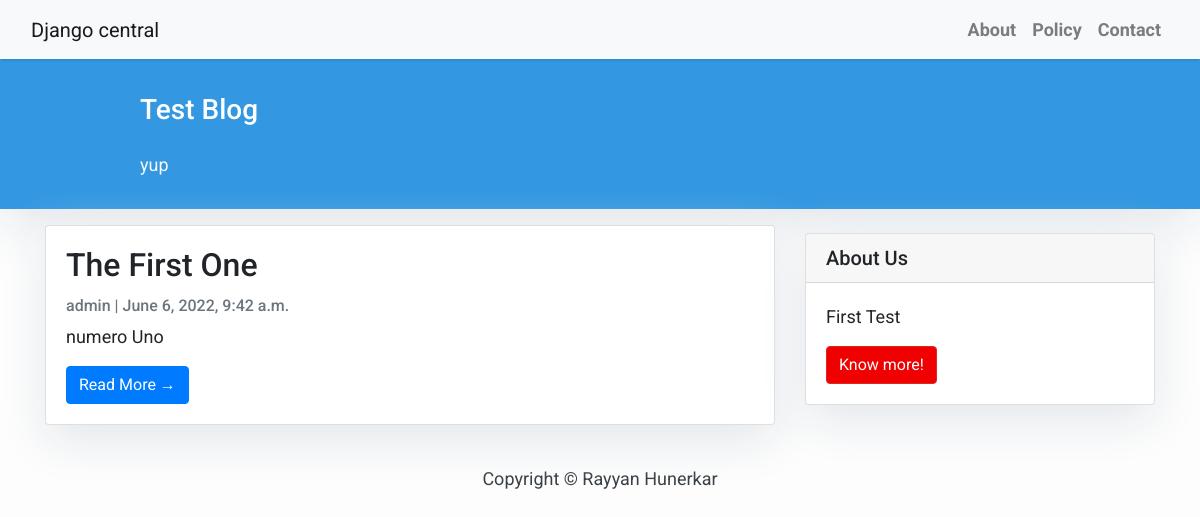
The page / on the database its author committed.
### blog/models.py (models this page shows, shortened)
class Post(models.Model):
    title = models.CharField( max_length=200, unique=True)
    slug = models.SlugField(max_length=200, unique=True)
    author = models.ForeignKey(User, on_delete=models.CASCADE, related_name= 'blog_posts')
    updated_on = models.DateTimeField(auto_now=True)
    content = models.TextField()
    created_on = models.DateTimeField(auto_now_add=True)
    status = models.IntegerField(choices=STATUS, default=0)
    class Meta:
            ordering = ['-created_on']

### blog/views.py (the view)
# urls.py: path('', views.PostList.as_view(), name='home'),
class PostList(generic.ListView):
    queryset = Post.objects.filter(status=1).order_by('-created_on')
    template_name = 'index.html'

### templates/index.html (shortened to what this page needs)
{% extends "base.html" %}
{% block content %}
<header class="masthead">
    <div class="container">
        <div class="row">
            <div class=" col-md-8 col-md-10 mx-auto">
                <div class="site-heading">
                    <h3 class=" site-heading my-4 mt-3 text-white"> Test Blog </h3>
                    <p class="text-light"> yup &nbsp
                    </p>
                </div>
            </div>
        </div>
    </div>
</header>
<div class="container">
    <div class="row">
        <div class="col-md-8 mt-3 left">
            {% for post in post_list %}
            <div class="card mb-4">
                <div class="card-body">
                    <h2 class="card-title">{{ post.title }}</h2>
                    <p class="card-text text-muted h6">{{ post.author }} | {{ post.created_on}} </p>
                    <p class="card-text">{{post.content|slice:":200" }}</p>
                    <a href="{% url 'post_detail' post.slug  %}" class="btn btn-primary">Read More &rarr;</a>
                </div>
            </div>
            {% endfor %}
        </div>
        {% block sidebar %} {% include 'sidebar.html' %} {% endblock sidebar %}
    </div>
</div>
{%endblock%}

### templates/base.html (style rules this page uses)
body { font-family: "Roboto", sans-serif; font-size: 17px; background-color: #fdfdfd; }
.masthead { background: #3398E1; height: auto; padding-bottom: 15px; box-shadow: 0 16px 48px #E3E7EB; padding-top: 10px; }

### templates/index.html (style rules this page uses)
body { font-family: "Roboto", sans-serif; font-size: 18px; background-color: #fdfdfd; }
.card { box-shadow: 0 16px 48px #E3E7EB; }

### templates/sidebar.html (style rules this page uses)
.card { box-shadow: 0 16px 48px #E3E7EB; }

### rows shown on the page
Post: title "The First One", author "admin", created_on "June 6, 2022, 9:42 a.m.", content "numero Uno"
